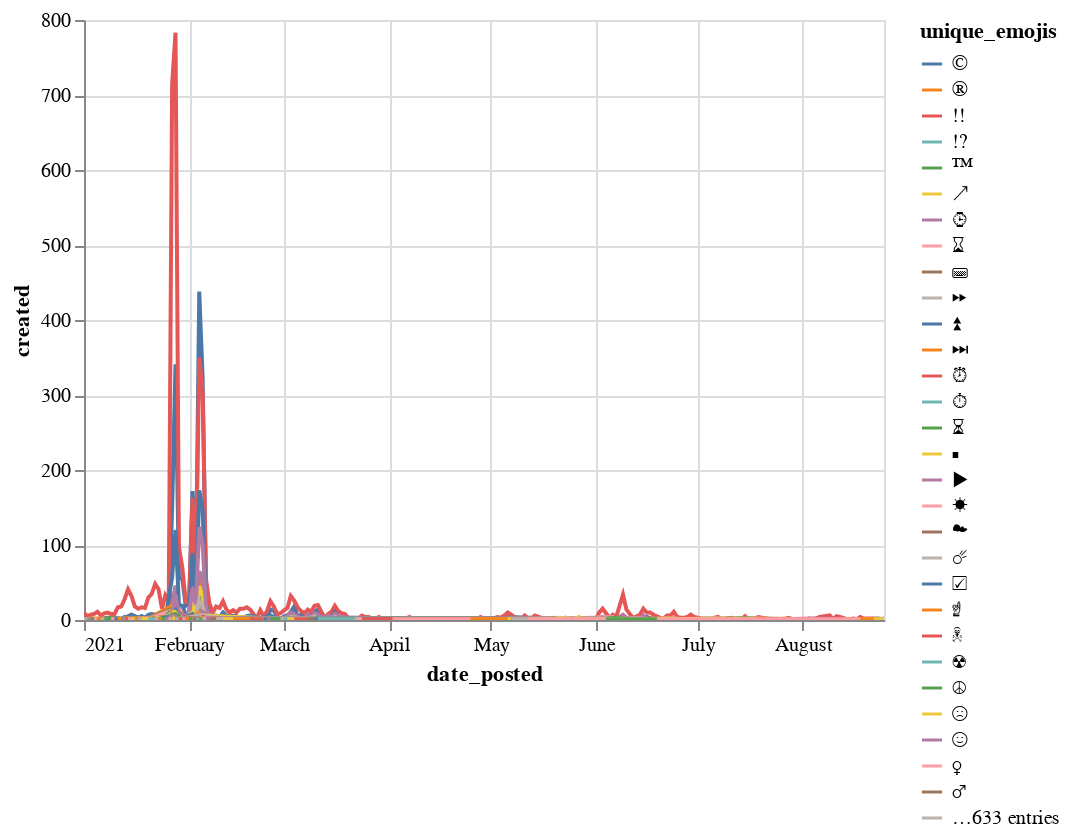

The cell this chart's notebook holds for it:
### Code cell
alt.Chart(to_chart).mark_line().encode(
    x = 'date_posted:T',
    y = 'created:Q',
    color = 'unique_emojis:N'
).interactive()

### Figure 1 — Vega-Lite specification as saved in the notebook (floating-point values rounded to 4 significant figures; data arrays with more than 128 entries replaced by an {"elided": "..."} marker saying what was removed)
{"config": {"view": {"continuousWidth": 400, "continuousHeight": 300}}, "data": {"name": "data-56ac083e89969fcbe78db8661483e420"}, "mark": "line", "encoding": {"color": {"type": "nominal", "field": "unique_emojis"}, "x": {"type": "temporal", "field": "date_posted"}, "y": {"type": "quantitative", "field": "created"}}, "selection": {"selector001": {"type": "interval", "bind": "scales", "encodings": ["x", "y"]}}, "$schema": "https://vega.github.io/schema/vega-lite/v4.8.1.json", "datasets": {"data-56ac083e89969fcbe78db8661483e420": {"elided": "4419 records"}}}
